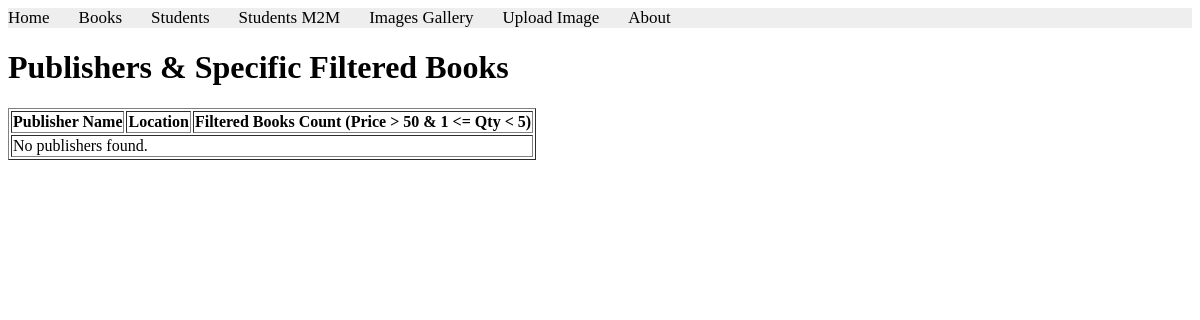
/books/lab9/task6/, run on an earlier commit of the app's database.
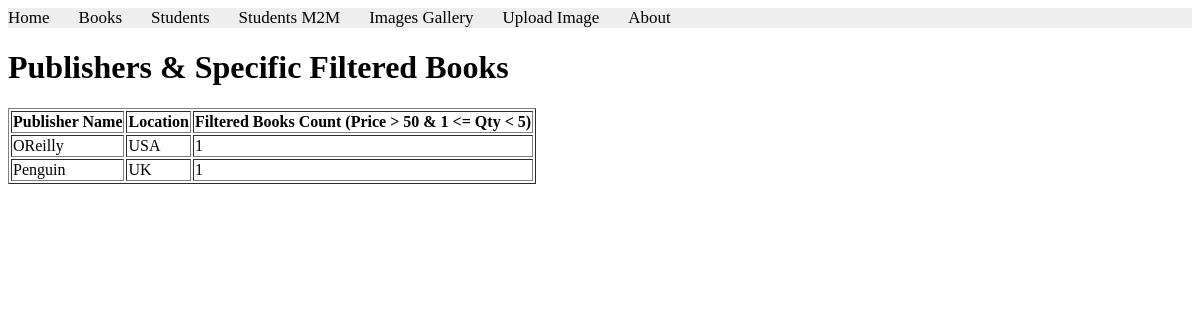
And on a later commit of the database.
### apps/bookmodule/models.py (models this page shows)
class Publisher(models.Model):
    name = models.CharField(max_length=200)
    location = models.CharField(max_length=300)

### apps/bookmodule/views.py (the view)
# urls.py: path('lab9/task6/', views.lab9_task6, name='lab9_task6'),
def lab9_task6(request):
    publishers = Publisher.objects.annotate(
        filtered_books_count=Count('book', filter=Q(
            book__price__gt=50,
            book__quantity__lt=5,
            book__quantity__gte=1
        ))
    )
    return render(request, 'bookmodule/lab9_task6.html', {'publishers': publishers})

### apps/templates/bookmodule/lab9_task6.html (shortened to what this page needs)
{% extends "layouts/base.html" %}
{% block content %}
<h1>Publishers & Specific Filtered Books</h1>
<table border="1">
    <tr>
        <th>Publisher Name</th>
        <th>Location</th>
        <th>Filtered Books Count (Price > 50 & 1 <= Qty < 5)</th>
    </tr>
    {% for pub in publishers %}
    <tr>
        <td>{{ pub.name }}</td>
        <td>{{ pub.location }}</td>
        <td>{{ pub.filtered_books_count }}</td>
    </tr>
    {% empty %}
    <tr>
        <td colspan="3">No publishers found.</td>
    </tr>
    {% endfor %}
</table>
{% endblock %}

What changed in the data, as far as the page shows it:
added Publisher: name "OReilly", location "USA", filtered_books_count "1"
added Publisher: name "Penguin", location "UK", filtered_books_count "1"
Also different on the page:
text no longer shown: "No publishers found."
